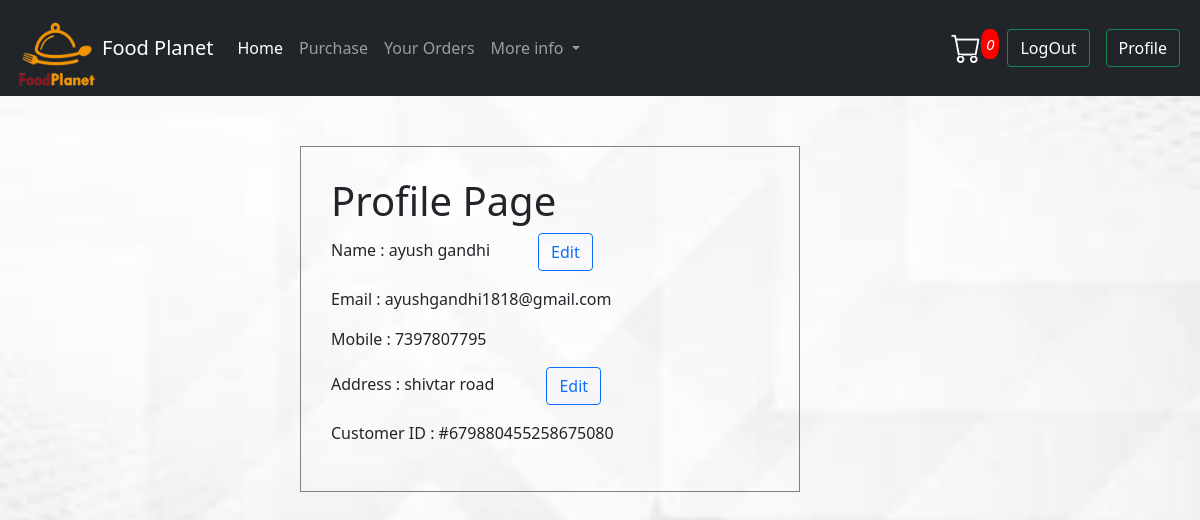
Page /website/profile.php (signed in) on the committed database.
### tables this page shows
CREATE TABLE `users` (
  `user_id` int(225) NOT NULL,
  `cust_id` varchar(225) NOT NULL,
  `name` varchar(50) NOT NULL,
  `email` varchar(50) NOT NULL,
  `mobile` text NOT NULL,
  `address` text NOT NULL,
  `password` text NOT NULL,
  `date` datetime NOT NULL DEFAULT current_timestamp()
);

### website/profile.php (the view, shortened to what this page needs)
<?php include "partials/_dbconnect.php"; ?>
<?php
if(isset($_SESSION['login'])){
  $user_email = $_SESSION['user_email'];
  $sql = "SELECT * FROM users where email = '$user_email'";
$result = mysqli_query($conn, $sql);
while($rows = mysqli_fetch_assoc($result)){
  $name = $rows['name'];
}
}else{
  echo '<script>window.location="index.php"</script>';
}
?>
<!doctype html>
<html lang="en">
<head>
  <link href="https://cdn.jsdelivr.net/npm/bootstrap@5.1.3/dist/css/bootstrap.min.css" rel="stylesheet"
>
  <link rel="stylesheet" href="https://cdn.jsdelivr.net/npm/bootstrap-icons@1.3.0/font/bootstrap-icons.css">
  <link rel="stylesheet" href="website.css">
</head>
<?php include "partials/_navbar.php";?>
<body>
 <div id="profile_page">
  <?php
  $sql = "SELECT * FROM users where email ='$user_email'";
  $result = mysqli_query($conn, $sql);
  while($rows = mysqli_fetch_assoc($result)){
    $email = $rows['email'];
    $name = $rows['name'];
    $addr = $rows['address'];
    $mobile = $rows['mobile'];
    $cust_id = $rows['cust_id'];
  }
  ?>
<h1>Profile Page</h1>
<p>Name : <?php echo $name; echo'<button class="mx-5 btn btn-outline-primary profile_Edit1" onclick="edit1()" id="edit">Edit</button>';?></p>
<p>Email : <?php echo $email;?></p>
<p>Mobile : <?php echo $mobile;?></p>
<p>Address : <?php echo $addr; echo'<button class="mx-5 btn btn-outline-primary profile_Edit2" onclick="edit2()" id="edit2">Edit</button>'  ?></p>
<p>Customer ID : <?php echo $cust_id;?></p>
</div>
  </body>
</html>

### website/website.css (style rules this page uses)
body { margin: 0%; padding: 0%; background: url("web_img/bg.jpg") no-repeat; background-size: cover; }
#profile_page { margin-left: 25%; margin-top:50px; width: 500px; border: 1px solid gray; padding: 30px; }

### rows in the picture
users: name "ayush gandhi", email "ayushgandhi1818@gmail.com", mobile "7397807795", address "shivtar road", cust "#679880455258675080"

### other values in the picture
$num "0"
